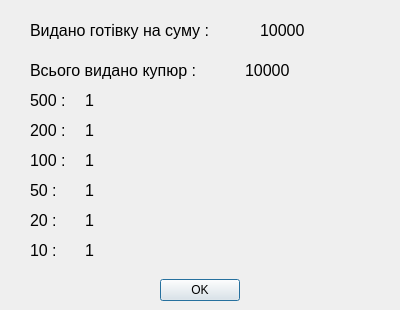
<?xml version="1.0" encoding="UTF-8"?>
<ui version="4.0">
 <class>GiveCashDialog</class>
 <widget class="QDialog" name="GiveCashDialog">
  <property name="geometry">
   <rect>
    <x>0</x>
    <y>0</y>
    <width>400</width>
    <height>310</height>
   </rect>
  </property>
  <property name="minimumSize">
   <size>
    <width>400</width>
    <height>310</height>
   </size>
  </property>
  <property name="maximumSize">
   <size>
    <width>400</width>
    <height>310</height>
   </size>
  </property>
  <property name="windowTitle">
   <string>Інформація про видачу</string>
  </property>
  <widget class="QDialogButtonBox" name="buttonBoxDialGiveCash">
   <property name="geometry">
    <rect>
     <x>0</x>
     <y>270</y>
     <width>400</width>
     <height>40</height>
    </rect>
   </property>
   <property name="orientation">
    <enum>Qt::Horizontal</enum>
   </property>
   <property name="standardButtons">
    <set>QDialogButtonBox::Ok</set>
   </property>
   <property name="centerButtons">
    <bool>true</bool>
   </property>
  </widget>
  <widget class="QLabel" name="labelDialGiveCash">
   <property name="geometry">
    <rect>
     <x>30</x>
     <y>10</y>
     <width>231</width>
     <height>41</height>
    </rect>
   </property>
   <property name="font">
    <font>
     <pointsize>12</pointsize>
    </font>
   </property>
   <property name="text">
    <string>Видано готівку на суму :</string>
   </property>
  </widget>
  <widget class="QLabel" name="label1DialGiveCash">
   <property name="geometry">
    <rect>
     <x>30</x>
     <y>50</y>
     <width>281</width>
     <height>41</height>
    </rect>
   </property>
   <property name="font">
    <font>
     <pointsize>12</pointsize>
    </font>
   </property>
   <property name="text">
    <string>Всього видано купюр :</string>
   </property>
  </widget>
  <widget class="QLabel" name="label1DialGiveCash_2">
   <property name="geometry">
    <rect>
     <x>30</x>
     <y>90</y>
     <width>50</width>
     <height>21</height>
    </rect>
   </property>
   <property name="font">
    <font>
     <pointsize>12</pointsize>
    </font>
   </property>
   <property name="text">
    <string>500 :</string>
   </property>
  </widget>
  <widget class="QLabel" name="label1DialGiveCash_3">
   <property name="geometry">
    <rect>
     <x>30</x>
     <y>120</y>
     <width>50</width>
     <height>21</height>
    </rect>
   </property>
   <property name="font">
    <font>
     <pointsize>12</pointsize>
    </font>
   </property>
   <property name="text">
    <string>200 :</string>
   </property>
  </widget>
  <widget class="QLabel" name="label1DialGiveCash_4">
   <property name="geometry">
    <rect>
     <x>30</x>
     <y>150</y>
     <width>50</width>
     <height>21</height>
    </rect>
   </property>
   <property name="font">
    <font>
     <pointsize>12</pointsize>
    </font>
   </property>
   <property name="text">
    <string>100 :</string>
   </property>
  </widget>
  <widget class="QLabel" name="label1DialGiveCash_5">
   <property name="geometry">
    <rect>
     <x>30</x>
     <y>180</y>
     <width>50</width>
     <height>21</height>
    </rect>
   </property>
   <property name="font">
    <font>
     <pointsize>12</pointsize>
    </font>
   </property>
   <property name="text">
    <string>50 :</string>
   </property>
  </widget>
  <widget class="QLabel" name="label1DialGiveCash_6">
   <property name="geometry">
    <rect>
     <x>30</x>
     <y>210</y>
     <width>50</width>
     <height>21</height>
    </rect>
   </property>
   <property name="font">
    <font>
     <pointsize>12</pointsize>
    </font>
   </property>
   <property name="text">
    <string>20 :</string>
   </property>
  </widget>
  <widget class="QLabel" name="label1DialGiveCash_7">
   <property name="geometry">
    <rect>
     <x>30</x>
     <y>240</y>
     <width>50</width>
     <height>21</height>
    </rect>
   </property>
   <property name="font">
    <font>
     <pointsize>12</pointsize>
    </font>
   </property>
   <property name="text">
    <string>10 :</string>
   </property>
  </widget>
  <widget class="QLabel" name="label1DialGiveCash_8">
   <property name="geometry">
    <rect>
     <x>85</x>
     <y>90</y>
     <width>251</width>
     <height>21</height>
    </rect>
   </property>
   <property name="font">
    <font>
     <pointsize>12</pointsize>
    </font>
   </property>
   <property name="text">
    <string>1</string>
   </property>
  </widget>
  <widget class="QLabel" name="label1DialGiveCash_9">
   <property name="geometry">
    <rect>
     <x>85</x>
     <y>120</y>
     <width>251</width>
     <height>21</height>
    </rect>
   </property>
   <property name="font">
    <font>
     <pointsize>12</pointsize>
    </font>
   </property>
   <property name="text">
    <string>1</string>
   </property>
  </widget>
  <widget class="QLabel" name="label1DialGiveCash_10">
   <property name="geometry">
    <rect>
     <x>85</x>
     <y>150</y>
     <width>251</width>
     <height>21</height>
    </rect>
   </property>
   <property name="font">
    <font>
     <pointsize>12</pointsize>
    </font>
   </property>
   <property name="text">
    <string>1</string>
   </property>
  </widget>
  <widget class="QLabel" name="label1DialGiveCash_11">
   <property name="geometry">
    <rect>
     <x>85</x>
     <y>180</y>
     <width>251</width>
     <height>21</height>
    </rect>
   </property>
   <property name="font">
    <font>
     <pointsize>12</pointsize>
    </font>
   </property>
   <property name="text">
    <string>1</string>
   </property>
  </widget>
  <widget class="QLabel" name="label1DialGiveCash_12">
   <property name="geometry">
    <rect>
     <x>85</x>
     <y>210</y>
     <width>251</width>
     <height>21</height>
    </rect>
   </property>
   <property name="font">
    <font>
     <pointsize>12</pointsize>
    </font>
   </property>
   <property name="text">
    <string>1</string>
   </property>
  </widget>
  <widget class="QLabel" name="label1DialGiveCash_13">
   <property name="geometry">
    <rect>
     <x>85</x>
     <y>240</y>
     <width>251</width>
     <height>21</height>
    </rect>
   </property>
   <property name="font">
    <font>
     <pointsize>12</pointsize>
    </font>
   </property>
   <property name="text">
    <string>1</string>
   </property>
  </widget>
  <widget class="QLabel" name="labelDialGiveCash_2">
   <property name="geometry">
    <rect>
     <x>260</x>
     <y>20</y>
     <width>231</width>
     <height>21</height>
    </rect>
   </property>
   <property name="font">
    <font>
     <pointsize>12</pointsize>
    </font>
   </property>
   <property name="text">
    <string>10000</string>
   </property>
  </widget>
  <widget class="QLabel" name="labelDialGiveCash_3">
   <property name="geometry">
    <rect>
     <x>245</x>
     <y>60</y>
     <width>231</width>
     <height>21</height>
    </rect>
   </property>
   <property name="font">
    <font>
     <pointsize>12</pointsize>
    </font>
   </property>
   <property name="text">
    <string>10000</string>
   </property>
  </widget>
 </widget>
 <resources/>
 <connections>
  <connection>
   <sender>buttonBoxDialGiveCash</sender>
   <signal>accepted()</signal>
   <receiver>GiveCashDialog</receiver>
   <slot>accept()</slot>
   <hints>
    <hint type="sourcelabel">
     <x>248</x>
     <y>254</y>
    </hint>
    <hint type="destinationlabel">
     <x>157</x>
     <y>274</y>
    </hint>
   </hints>
  </connection>
  <connection>
   <sender>buttonBoxDialGiveCash</sender>
   <signal>rejected()</signal>
   <receiver>GiveCashDialog</receiver>
   <slot>reject()</slot>
   <hints>
    <hint type="sourcelabel">
     <x>316</x>
     <y>260</y>
    </hint>
    <hint type="destinationlabel">
     <x>286</x>
     <y>274</y>
    </hint>
   </hints>
  </connection>
 </connections>
</ui>
